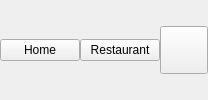
         <widget class="QWidget" name="header_main" native="true">
          <property name="cursor">
           <cursorShape>BusyCursor</cursorShape>
          </property>
          <layout class="QHBoxLayout" name="horizontalLayout_13">
           <property name="spacing">
            <number>0</number>
           </property>
           <property name="leftMargin">
            <number>0</number>
           </property>
           <property name="topMargin">
            <number>0</number>
           </property>
           <property name="rightMargin">
            <number>0</number>
           </property>
           <property name="bottomMargin">
            <number>0</number>
           </property>
           <item>
            <widget class="QPushButton" name="home_button">
             <property name="text">
              <string>Home</string>
             </property>
            </widget>
           </item>
           <item>
            <widget class="QPushButton" name="restaurant_button">
             <property name="text">
              <string>Restaurant</string>
             </property>
            </widget>
           </item>
           <item alignment="Qt::AlignRight">
            <widget class="QPushButton" name="profile_button">
             <property name="minimumSize">
              <size>
               <width>48</width>
               <height>48</height>
              </size>
             </property>
             <property name="maximumSize">
              <size>
               <width>48</width>
               <height>48</height>
              </size>
             </property>
             <property name="cursor">
              <cursorShape>PointingHandCursor</cursorShape>
             </property>
             <property name="text">
              <string/>
             </property>
             <property name="icon">
              <iconset resource="../Qss/icons/_icons.qrc">
               <normaloff>:/feather/icons/feather/smile.png</normaloff>:/feather/icons/feather/smile.png</iconset>
             </property>
             <property name="iconSize">
              <size>
               <width>32</width>
               <height>32</height>
              </size>
             </property>
            </widget>
           </item>
          </layout>
         </widget>
